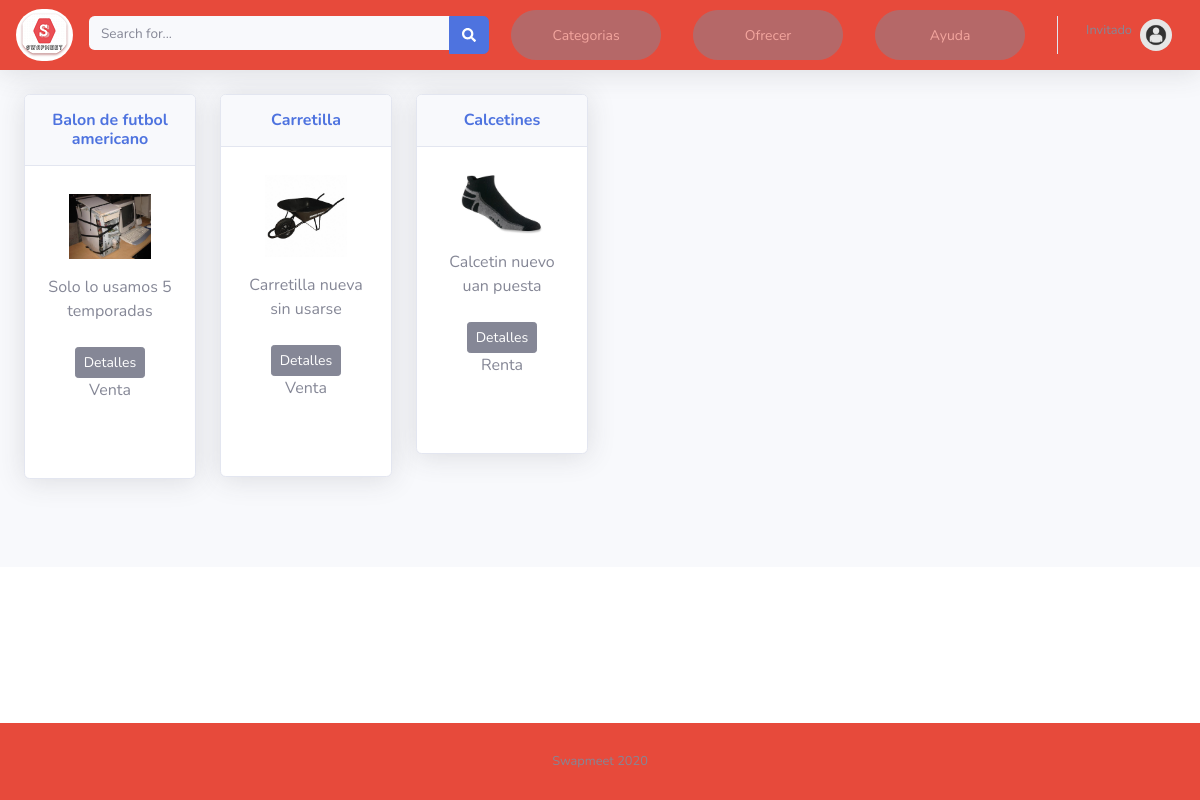
The page / on the database its author committed.
### tables this page shows
CREATE TABLE `products_data` (
  `product_id` int(11) NOT NULL,
  `user_id` int(11) DEFAULT NULL,
  `name` varchar(50) NOT NULL,
  `product_description` varchar(50) DEFAULT NULL,
  `change_description` varchar(50) DEFAULT NULL,
  `status` varchar(50) NOT NULL,
  `price_sale` varchar(50) DEFAULT NULL,
  `price_rental` varchar(20) DEFAULT NULL,
  `img` varchar(50) DEFAULT NULL,
  `time_rental` varchar(20) DEFAULT NULL,
  `sale_type` varchar(50) NOT NULL,
  `product_category` varchar(20) NOT NULL,
  `change_category` varchar(20) DEFAULT NULL
);

### index.php (the view, shortened to what this page needs)
<?php
include("conexiondb.php");
?>
<!DOCTYPE html>
<html lang="en">
<head>
    <link href="css/all.min.css" rel="stylesheet" type="text/css">
    <link href="css/sb-admin-2.min.css" rel="stylesheet">
</head>
<body id="page-top">
    <div id="wrapper">
    <div id="content-wrapper" class="d-flex flex-column">
        <div id="content">
        <nav class="navbar navbar-expand navbar-light bg-danger topbar mb-4 static-top shadow">
          <a href="index.php">
            <img src="img/Slogo_b.png" style="border-radius: 35px;" >
          </a>
        <form action="index.php" method="GET" class="d-none d-sm-inline-block form-inline mr-auto ml-md-3 my-2 my-md-0 mw-100 navbar-search">
            <div class="input-group">
                <input type="text" name="q" class="form-control bg-light border-0 small" placeholder="Search for..." aria-label="Search" aria-describedby="basic-addon2">
                <div class="input-group-append">
                    <button type="submit" class="btn btn-primary" type="button">
                        <i class="fas fa-search fa-sm"></i>
                    </button>
                </div>
            </div>
        </form>
          <ul class="navbar-nav ml-auto">
             <li class="nav-item dropdown no-arrow mx-1">
              <a class="nav-link dropdown-toggle" href="#" id="alertsDropdown" role="button" data-toggle="dropdown" aria-haspopup="true" aria-expanded="false">
                <button type="button" class="btn btn-secondary btn-sm" style="border-radius: 25px;width : 150px; height: 50px;  opacity: 0.5;">Categorias</button>
              </a>
            </li>
           <li class="nav-item dropdown no-arrow mx-1">
            <?php if(!isset($_SESSION['user_id'])){ ?>
              <a href="#" class="nav-link dropdown-toggle">
                      <button  type="button" class="btn btn-secondary btn-sm" style="border-radius: 25px;width : 150px; height: 50px;  opacity: 0.5;">Ofrecer</button>
                  </a>
              <?php }else{ ?>
                   <a href="product_register.php" class="nav-link dropdown-toggle">
                      <button  type="button" class="btn btn-secondary btn-sm" style="border-radius: 25px;width : 150px; height: 50px;  opacity: 0.5;">Ofrecer</button>
                  </a>
                <?php } ?>
              </li>
              <li class="nav-item dropdown no-arrow mx-1">
                   <a href="help_support.php" class="nav-link dropdown-toggle">
                      <button  type="button" class="btn btn-secondary btn-sm" style="border-radius: 25px;width : 150px; height: 50px;  opacity: 0.5;">Ayuda</button>
                  </a>
              </li>
            <?php
            if (isset($_SESSION['user_id'])) {
                $getUserQuery = 'SELECT first_name, last_name FROM users_data WHERE user_id='.$_SESSION['user_id'];
                $getUser = mysqli_query($conexion, $getUserQuery);
                $user = mysqli_fetch_assoc($getUser);
              ?>
                <li class="nav-item dropdown no-arrow">
                    <a class="nav-link dropdown-toggle" href="#" id="userDropdown" role="button" data-toggle="dropdown" aria-haspopup="true" aria-expanded="false">
                        <span class="mr-2 d-none d-lg-inline text-gray-600 small">
                            <label><?php echo $user['first_name']." ".$user['last_name'];?></label>
                        </span>
                        <img class="img-profile rounded-circle" src="img/user.jpg">
                    </a>
                    <div class="dropdown-menu dropdown-menu-right shadow animated--grow-in" aria-labelledby="userDropdown">
                        <a class="dropdown-item" href="user_profile.php">Visita tu perfil</a>
                        <a class="dropdown-item" href="see_products.php">Mis articulos</a>
                        <a class="dropdown-item" href="see_sales.php">Mis gestiones</a>
                        <a class="dropdown-item" href="product_register.php">Vende o cambia un articulo</a>
                        <a class="dropdown-item" href="cerrarsesion.php">Cerrar sesión</a>
                    </div>
                </li>
            <?php } else { ?>
                       <li class="nav-item dropdown no-arrow">
                    <a class="nav-link dropdown-toggle" href="#" id="userDropdown" role="button" data-toggle="dropdown" aria-haspopup="true" aria-expanded="false">
                        <span class="mr-2 d-none d-lg-inline text-gray-600 small">
                            <label>Invitado</label>
                        </span>
                        <img class="img-profile rounded-circle" src="img/user.jpg">
                    </a>
                </li>
            <?php } ?>
          </ul>
        </nav>
        <div class="container-fluid">
          <?php
              if(!empty($_GET['category'])){
                $geProductQuery = 'SELECT * FROM products_data WHERE product_category="'.$_GET['category'].'"';
              }elseif(!empty($_GET['q'])){
                $geProductQuery = 'SELECT * FROM products_data WHERE name LIKE "%'.$_GET['q'].'%" OR product_category LIKE "%'.$_GET['q'].'%" OR sale_type LIKE "%'.$_GET['q'].'%"';
              }else{
                $geProductQuery = "SELECT * FROM products_data";
              }
              $getProduct = mysqli_query($conexion,  $geProductQuery);
            ?>
          <div class="row">
            <?php while ($rowProduct =  mysqli_fetch_assoc($getProduct)) {?>
            <div class="col-lg-2 ">
              <div class="card shadow mb-3 text-center">
                <div class="card-header py-3">
                  <h6 class="m-0 font-weight-bold text-primary"><?php echo $rowProduct['name'];?></h6>
                </div>
                <div class="card-body">
                  <div class="text-center">
                    <img class="img-fluid px-3 px-sm-4 mt-2 mb-3" style="width: 25rem;" src="<?php echo $rowProduct['img'];?>" alt="">
                  <p><label><?php echo $rowProduct['product_description'];?></label></p>
                  </div>
                  <a href="product_details.php?product_id=<?php echo $rowProduct['product_id'];?>" type="button" class="btn btn-secondary btn-sm" style="border-radius 25px;">Detalles</a>
                  <br>
                  <label><?php echo $rowProduct['sale_type'];?></label>
                </div>
                  <br><br>
              </div>
            </div>
            <?php } ?>
            </div>
          </div>
      </div>
      <br><br><br>
    </div>
</div>
      <footer class="sticky-footer bg-danger" style="position: absolute;
  bottom: 0;width: 100%;">
        <div class="container my-auto">
          <div class="copyright text-center my-auto">
            <span>Swapmeet 2020</span>
          </div>
        </div>
      </footer>
</body>
</html>

### rows shown on the page
products_data: name "Balon de futbol americano", img (picture), product_description "Solo lo usamos 5 temporadas", sale_type "Venta"
products_data: name "Carretilla", img (picture), product_description "Carretilla nueva sin usarse", sale_type "Venta"
products_data: name "Calcetines", img (picture), product_description "Calcetin nuevo uan puesta", sale_type "Renta"
